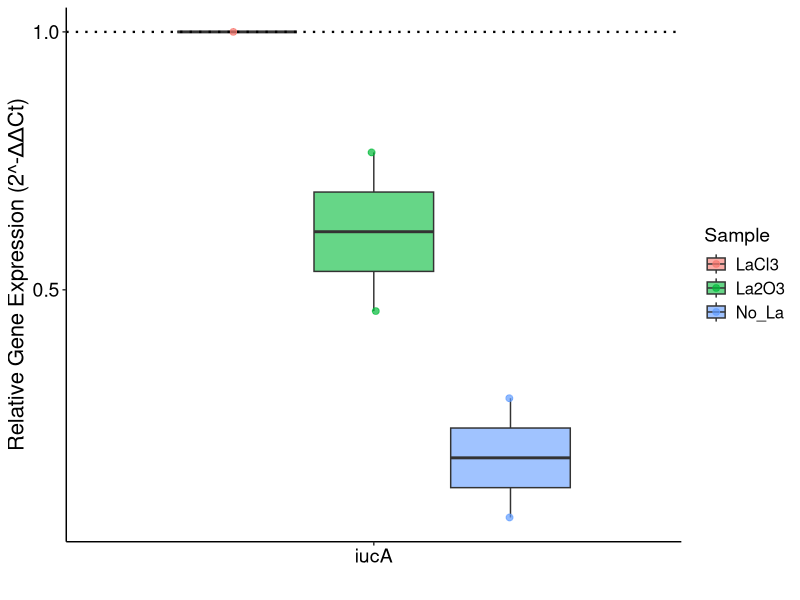
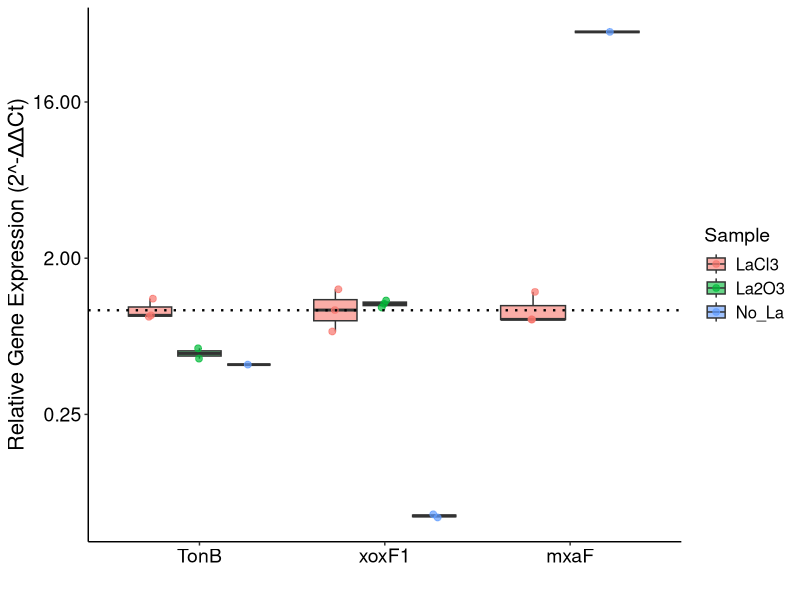
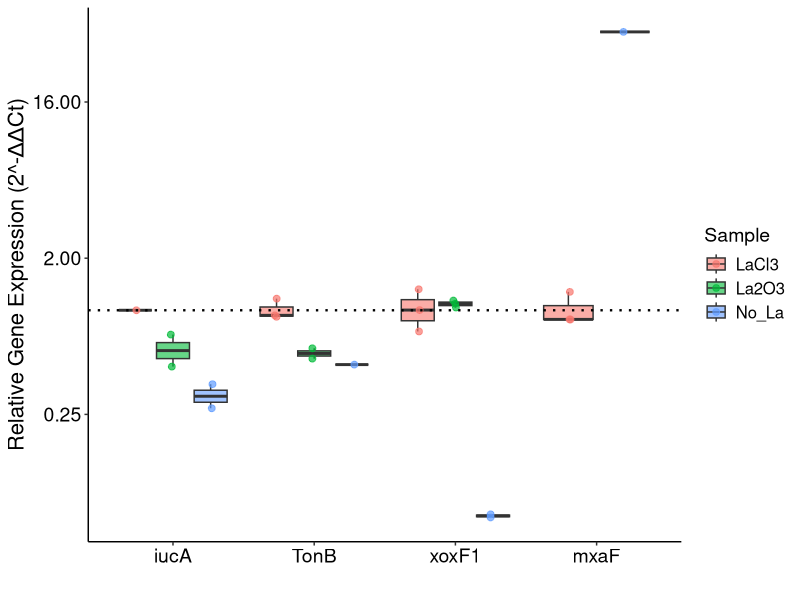
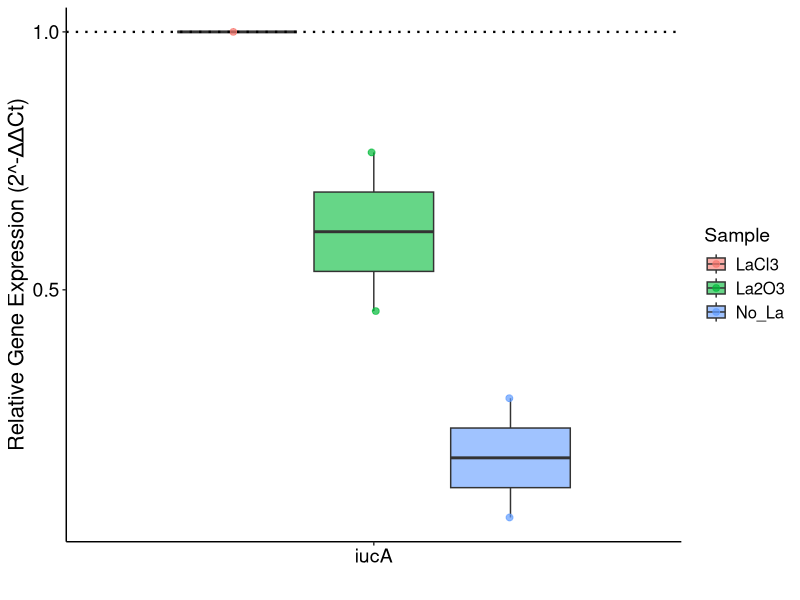
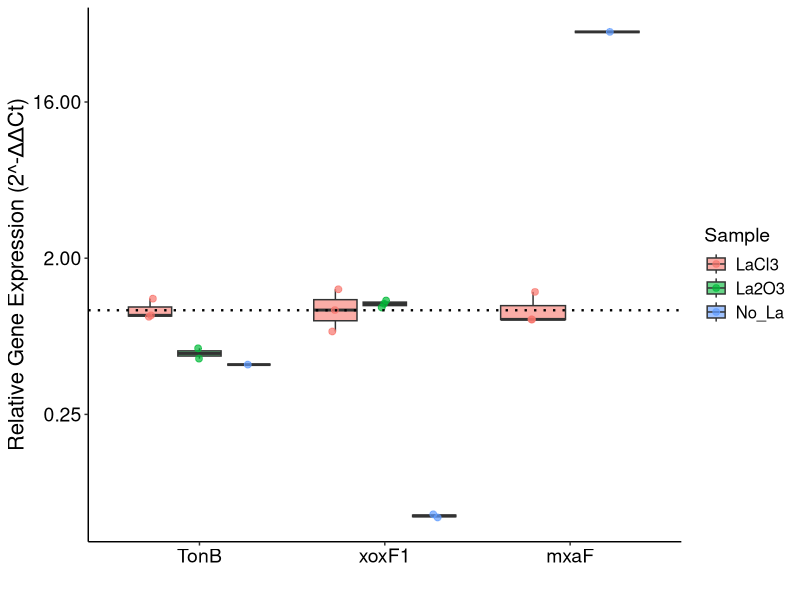
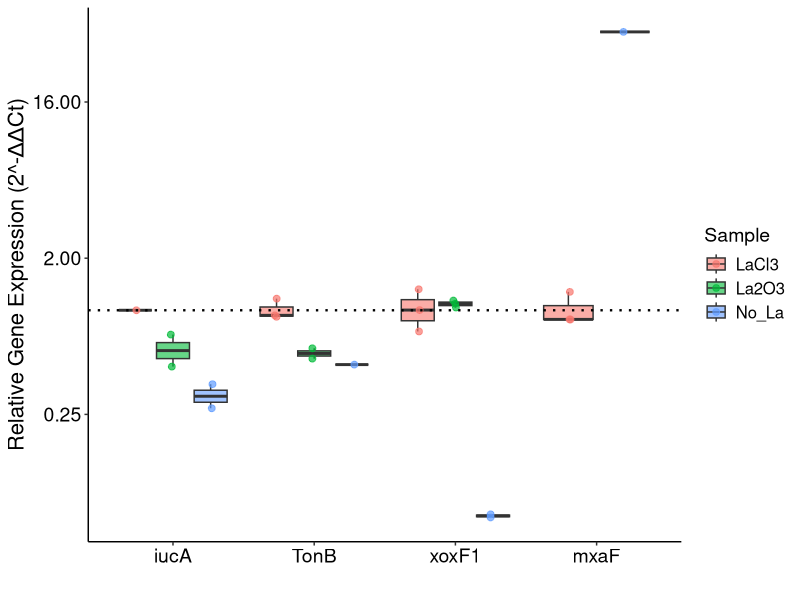

Write R code to recreate these figures, in order.
## ---- chunk 1
knitr::opts_chunk$set(echo = TRUE)
## ---- chunk 2
library(ggplot2)
library(dplyr)
## ---- chunk 3
data <- read.csv("qPCR_results_manual.csv", header =T)
## ---- chunk 4
data <- data %>%
  mutate(
    Target = factor(
      Target,
      levels = c("iucA", "TonB", "xoxF1", "mxaF")
    ),
    Sample = factor(
      Sample,
      levels = c("LaCl3", "La2O3", "No_La")
    )
  )
## ---- chunk 5
iucA_gene_expression <- subset(data, Target == "iucA")

gene_expression_all <- subset(data, Target != "iucA")
## ---- chunk 6
iucA_gene_expression_plot <- ggplot(iucA_gene_expression, aes(
  x = Target,
  y = Two_delta_delta_ct,
  fill = Sample
)) +
  geom_boxplot(
    position = position_dodge(width = 0.8),
    width = 0.7,
    outlier.shape = NA,
    alpha = 0.6
  ) +
  geom_point(
    aes(color = Sample),
    position = position_jitterdodge(
      jitter.width = 0.1,
      dodge.width = 0.8
    ),
    size = 2,
    alpha = 0.7
  ) +
  geom_hline(
    yintercept = 1,
    linetype = "dotted",
    color = "black",
    linewidth = 0.8
  ) +
  scale_y_continuous(trans = "log2") +
  theme_classic() +
  labs(
    x = "",
    y = "Relative Gene Expression (2^-ΔΔCt)",
    fill = "Sample",
    color = "Sample"
  ) +
  theme(
    axis.text = element_text(size = 14, color = "black"),
    axis.title = element_text(size = 16),
    legend.title = element_text(size = 14),
    legend.text = element_text(size = 12)
  )

plot(iucA_gene_expression_plot)

ggsave(
  filename = "iucA_gene_expression.svg",
  plot = iucA_gene_expression_plot,
  width = 4,
  height = 4,
  units = "in",
  dpi = 300
)
## ---- chunk 7
gene_expression_all_plot <- ggplot(gene_expression_all, aes(
  x = Target,
  y = Two_delta_delta_ct,
  fill = Sample
)) +
  geom_boxplot(
    position = position_dodge(width = 0.8),
    width = 0.7,
    outlier.shape = NA,
    alpha = 0.6
  ) +
  geom_point(
    aes(color = Sample),
    position = position_jitterdodge(
      jitter.width = 0.1,
      dodge.width = 0.8
    ),
    size = 2,
    alpha = 0.7
  ) +
  geom_hline(
    yintercept = 1,
    linetype = "dotted",
    color = "black",
    linewidth = 0.8
  ) +
  scale_y_continuous(trans = "log2") +
  theme_classic() +
  labs(
    x = "",
    y = "Relative Gene Expression (2^-ΔΔCt)",
    fill = "Sample",
    color = "Sample"
  ) +
  theme(
    axis.text = element_text(size = 14, color = "black"),
    axis.title = element_text(size = 16),
    legend.title = element_text(size = 14),
    legend.text = element_text(size = 12)
  )

plot(gene_expression_all_plot)

ggsave(
  filename = "gene_expression_all.svg",
  plot = gene_expression_all_plot,
  width = 5,
  height = 4,
  units = "in",
  dpi = 300
)
## ---- chunk 8
gene_expression <- ggplot(data, aes(
  x = Target,
  y = Two_delta_delta_ct,
  fill = Sample
)) +
  geom_boxplot(
    position = position_dodge(width = 0.8),
    width = 0.7,
    outlier.shape = NA,
    alpha = 0.6
  ) +
  geom_point(
    aes(color = Sample),
    position = position_jitterdodge(
      jitter.width = 0.1,
      dodge.width = 0.8
    ),
    size = 2,
    alpha = 0.7
  ) +
  geom_hline(
    yintercept = 1,
    linetype = "dotted",
    color = "black",
    linewidth = 0.8
  ) +
  scale_y_continuous(trans = "log2") +
  theme_classic() +
  labs(
    x = "",
    y = "Relative Gene Expression (2^-ΔΔCt)",
    fill = "Sample",
    color = "Sample"
  ) +
  theme(
    axis.text = element_text(size = 14, color = "black"),
    axis.title = element_text(size = 16),
    legend.title = element_text(size = 14),
    legend.text = element_text(size = 12)
  )

plot(gene_expression)
## ---- chunk 9
ggsave(
  filename = "gene_expression.svg",
  plot = gene_expression,
  width = 6,
  height = 4,
  units = "in",
  dpi = 300
)
